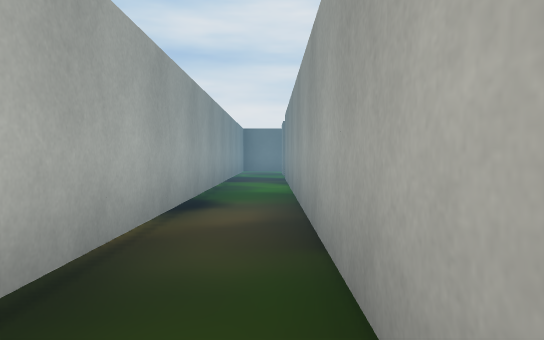
View 1 (above)

16 first-person views from a walk through a scene from a Unity 3-D project. The camera is 1.3 m above the floor, tilts 2° down and sees 70° across. The floor is counted in squares, 2 m on a side. Each view is taken from the middle of a square. On the plan, view 1 faces up. The plan holds only what a view shows up to about 11 squares ahead; the rest is blank. The place goes on beyond the plan. The player is left out. Some surface patterns are stand-ins.

View 2
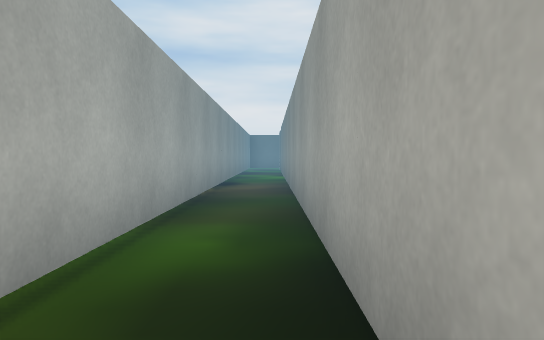

View 3
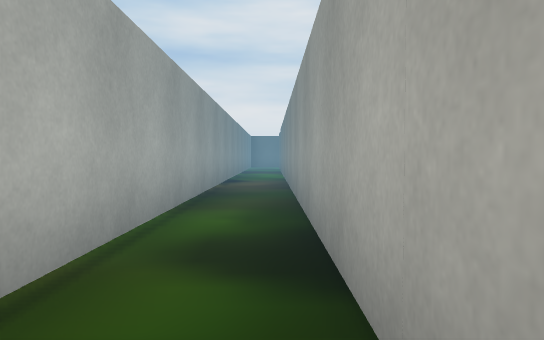

View 4
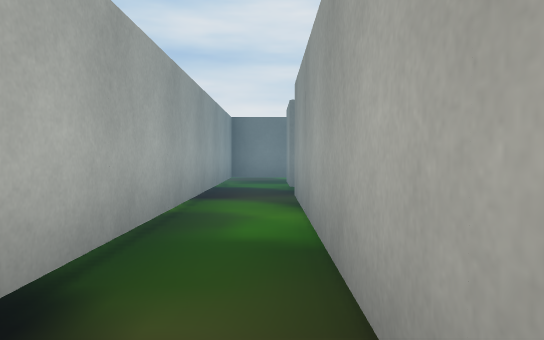

View 5
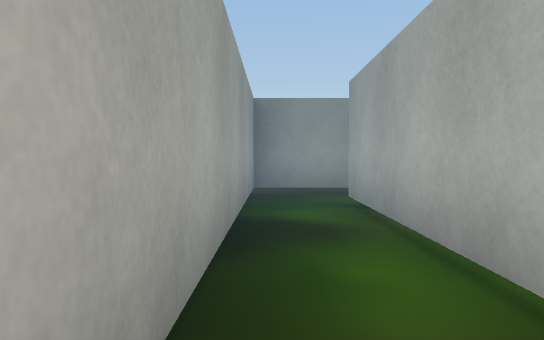

View 6
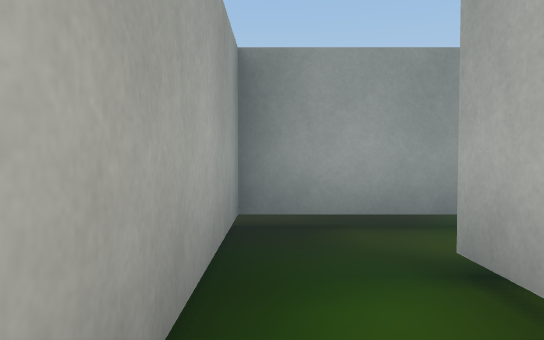

View 7
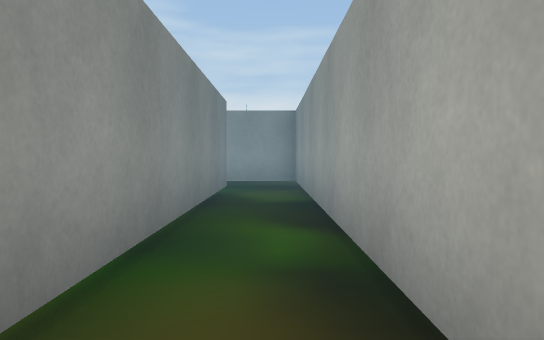

View 8
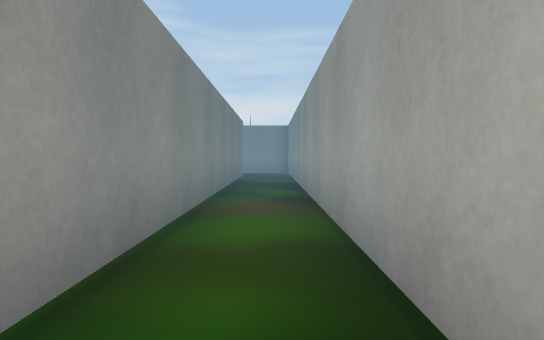

View 9
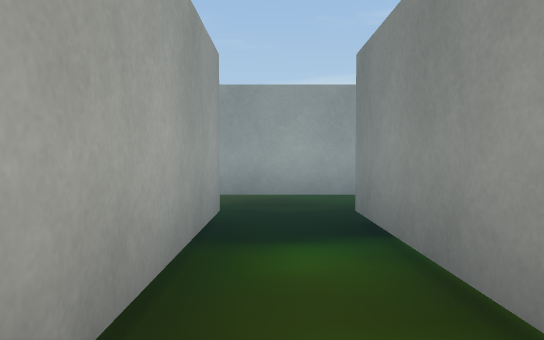

View 10
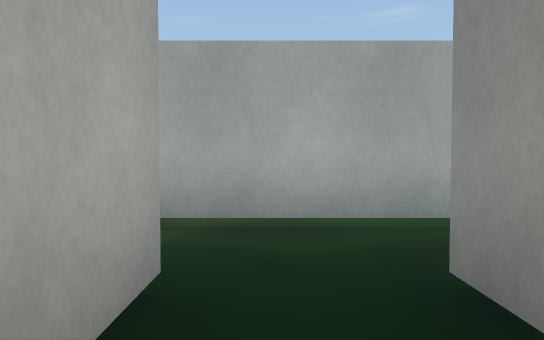

View 11
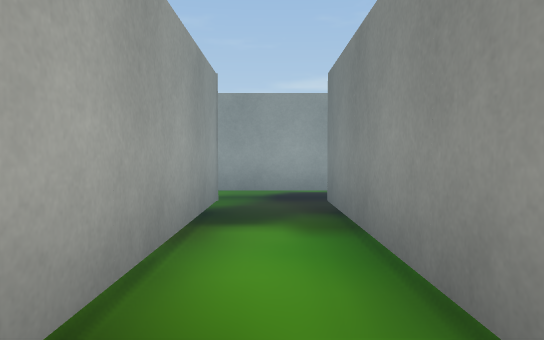

View 12
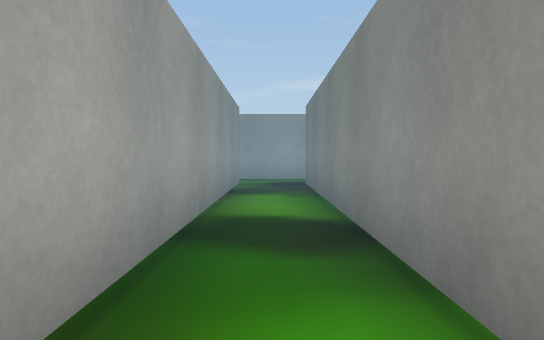

View 13
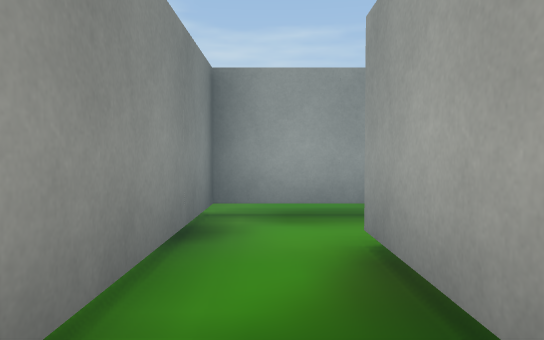

View 14
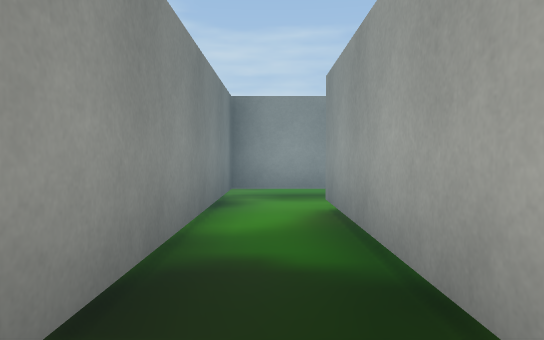

View 15
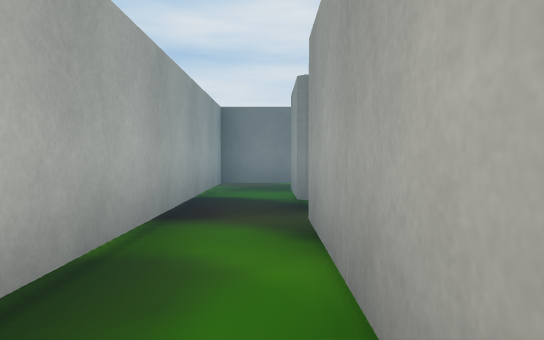

View 16
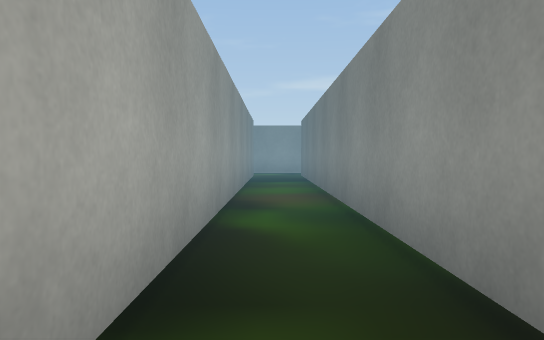

### Floor plan
Key: @ floor where view 1 was taken; # wall or solid block; . floor; T thing the floor can be seen under or through.
Columns run from 14 left of view 1 to 10 right of it. Each row starts with its distance up from view 1.
 14              ##
 13              #.
 12              #.#
 11              #.##########
 10              #..........#
  9              #.########.#
  8              #.#
  7              #.#
  6              #.#
  5              #.#
  4              #.#
  3              #.#
  2              #.#
  1              #.#
  0              #@#
 -1              #.#
 -2              #.#
 -3 .T           #.#
 -4 .TT###########.#
 -5 .T.............#
 -6 .T##############

Where each view was taken, in squares from view 1:
view 1: 0 up, 0 right, facing up
view 2: 4 down, 0 right, facing up
view 3: 5 down, 0 right, facing up
view 4: 4 up, 0 right, facing up
view 5: 1 up, 0 right, facing down
view 6: 2 down, 0 right, facing down
view 7: 5 down, 8 left, facing right
view 8: 5 down, 12 left, facing right
view 9: 5 down, 8 left, facing left
view 10: 5 down, 10 left, facing left
view 11: 10 up, 5 right, facing left
view 12: 10 up, 8 right, facing left
view 13: 10 up, 5 right, facing right
view 14: 10 up, 3 right, facing right
view 15: 6 up, 0 right, facing up
view 16: 5 down, 1 left, facing left
